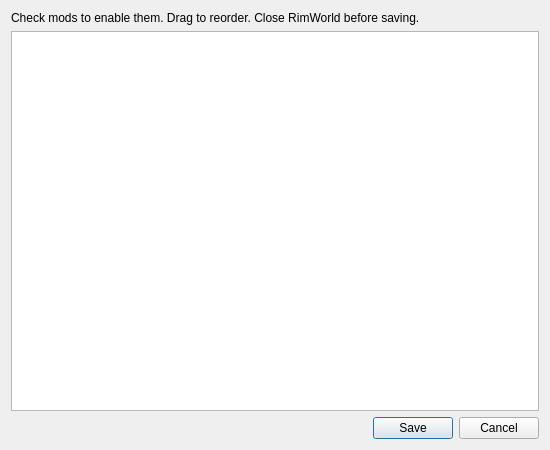
<?xml version="1.0" encoding="UTF-8"?>
<ui version="4.0">
 <class>ActivationDialog</class>
 <widget class="QDialog" name="ActivationDialog">
  <property name="windowTitle">
   <string>RimWorld activation and load order</string>
  </property>
  <property name="geometry">
   <rect>
    <x>0</x>
    <y>0</y>
    <width>550</width>
    <height>450</height>
   </rect>
  </property>
  <layout class="QVBoxLayout" name="layout" stretch="0,1,0">
   <item>
    <widget class="QLabel" name="note">
     <property name="text">
      <string>Check mods to enable them. Drag to reorder. Close RimWorld before saving.</string>
     </property>
     <property name="wordWrap">
      <bool>true</bool>
     </property>
     <property name="textFormat">
      <enum>Qt::PlainText</enum>
     </property>
    </widget>
   </item>
   <item>
    <widget class="QListWidget" name="list">
     <property name="dragDropMode">
      <enum>QAbstractItemView::InternalMove</enum>
     </property>
    </widget>
   </item>
   <item>
    <widget class="QDialogButtonBox" name="buttons">
     <property name="standardButtons">
      <set>QDialogButtonBox::Save|QDialogButtonBox::Cancel</set>
     </property>
    </widget>
   </item>
  </layout>
 </widget>
 <resources />
 <connections />
</ui>
